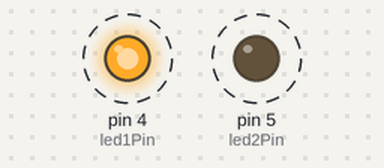
A sketch run on a simulated Arduino Uno, built with avr-gcc and run on an emulated ATmega328P. Shown: output pins drawn as LEDs (lit = HIGH). Dashed ring = blinking.

Above: at 0.5 s.
Timing chart, 0 to 4.6 s (numbered marks = the images above):
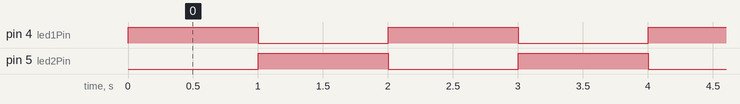

The sketch:

twoledblinknfunction.ino
```cpp
int led1Pin = 4;
int led2Pin = 5;

void setup() {
  // put your setup code here, to run once:
  pinMode(led1Pin, OUTPUT);
  pinMode(led2Pin, OUTPUT);
}

void loop() {
  // put your main code here, to run repeatedly:
  digitalWrite(led1Pin, HIGH);
  digitalWrite(led2Pin, LOW);
  delay(1000);

  digitalWrite(led1Pin, LOW);
  digitalWrite(led2Pin, HIGH);
  delay(1000);
}
```

Measured:
- by itself, pin 4 (led1Pin), pin 5 (led2Pin): alternates HIGH for 1.0 s and LOW for 1.0 s
